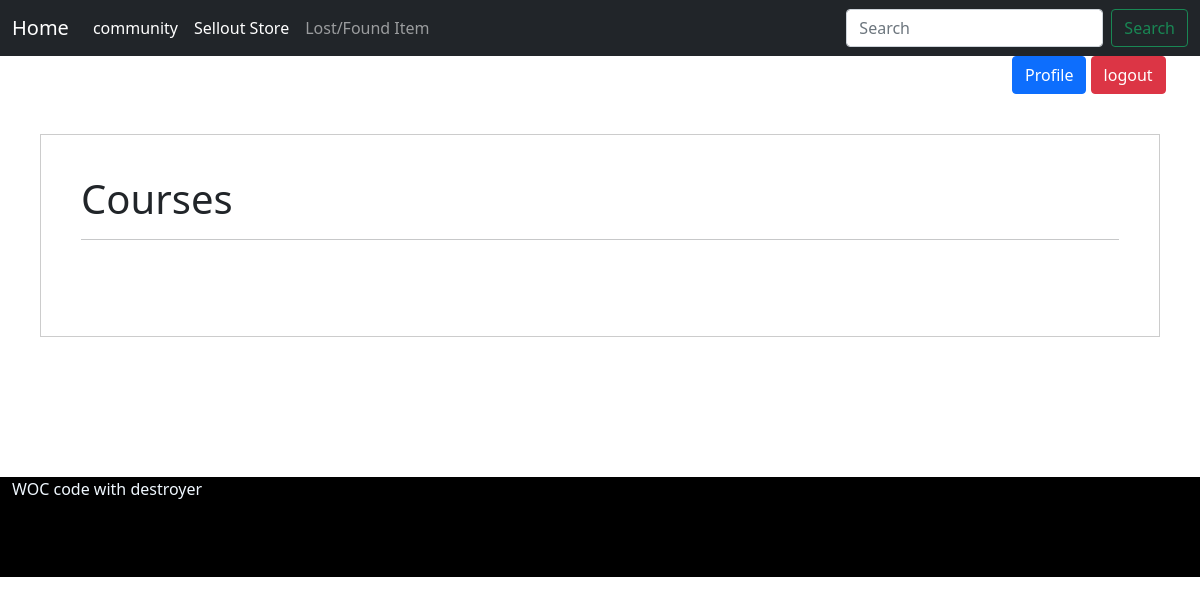
Page /notes/ on the earlier database version.
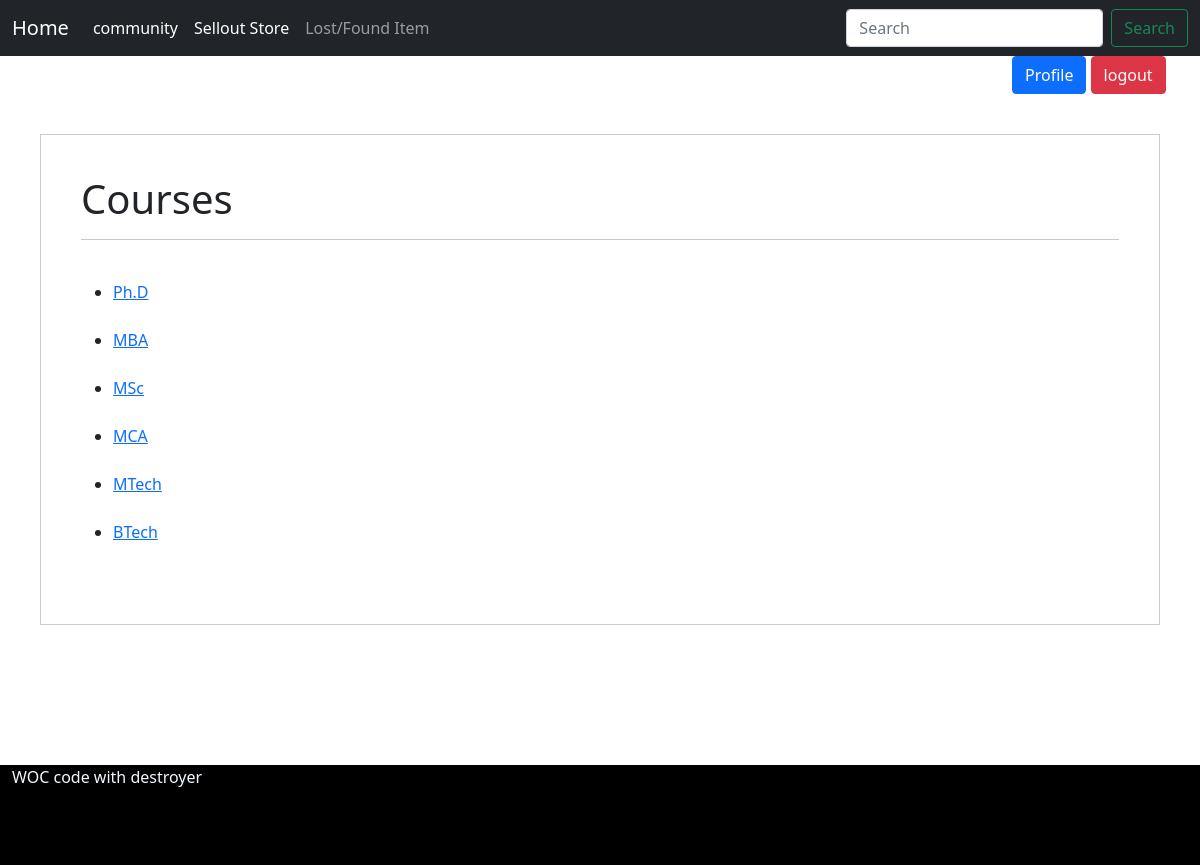
Same page on the later database version.
### notes/models.py (models this page shows, shortened)
class Course(models.Model) :
    course = (
        ('BTech', 'BTech'),
        ('MTech', 'MTech'),
        ('MCA', 'MCA'),
        ('MSc', 'MSc'),
        ('MBA', 'MBA'),
        ('Ph.D', 'Ph.D'),
    )
    name = models.CharField(max_length=50,null=False,choices=course)

### notes/views.py (the view)
# urls.py: 2. Add a URL to urlpatterns:  path('', views.home, name='home')
def home(request):
    courses = Course.objects.all()
    return render(request, 'home.html', {'courses': courses})

### notes/templates/home.html (shortened to what this page needs)
{% extends 'base.html' %}
{% block body %}
    <div style="padding:40px;margin:40px;border:1px solid #ccc">
    <h1>Courses</h1>
    <hr>
    <br>
    <ul>
    {% for course in courses %}
       <li>
      <a href="{% url 'course_file' course.pk %}">{{ course.name }}</a>
       </li>
        <br>
    {% endfor %}
    </ul>
    </div>
{% endblock %}

### notes/templates/base.html (shortened to what this page needs)
<!doctype html>
<html lang="en">
  <head>
    <link href="https://cdn.jsdelivr.net/npm/bootstrap@5.0.1/dist/css/bootstrap.min.css" rel="stylesheet">
  </head>
  <body>
  <nav class="navbar navbar-expand-lg navbar-dark bg-dark">
  <div class="container-fluid">
    <a class="navbar-brand" href="{% url 'home' %}">Home</a>
    <div class="collapse navbar-collapse" id="navbarSupportedContent">
       <ul class="navbar-nav me-auto mb-2 mb-lg-0">
        <li class="nav-item">
          <a class="nav-link active" aria-current="page" href="{% url 'community' %}">community</a>
        </li>
          <li class="nav-item">
          <a class="nav-link active" aria-current="page" href="{% url 'bsihome' %}">Sellout Store</a>
        </li>
        <li class="nav-item">
               <a class="nav-link" href="{% url 'lfihome' %}">Lost/Found Item</a>
        </li>
      </ul>
      <form class="d-flex">
        <input class="form-control me-2" type="search" placeholder="Search" aria-label="Search">
        <button class="btn btn-outline-success" type="submit">Search</button>
      </form>
    </div>
  </div>
</nav>
     <div class="container-fluid">
        <div class="row">
            <div class="col-2 offset-10">
                <a style="text-decoration:none" href="profile"><button class="btn btn-primary">Profile</button></a>
                <a style="text-decoration:none" href="#"><button class="btn btn-danger">logout</button></a>
            </div>
        </div>
    </div>
 {% block body %}{% endblock body %}
<footer style="padding-top: 100px">
  <div class="container-fluid ">
    <div class="row mt-6" style="background-color: black; height: 100px;">
        <div class="col">
            <p style="color: aliceblue">WOC code with destroyer</p>
        </div>
    </div>
  </div>
</footer>
  </body>
</html>

Differences in the rows shown:
added Course: name "Ph.D"
added Course: name "MBA"
added Course: name "MSc"
added Course: name "MCA"
added Course: name "MTech"
added Course: name "BTech"
